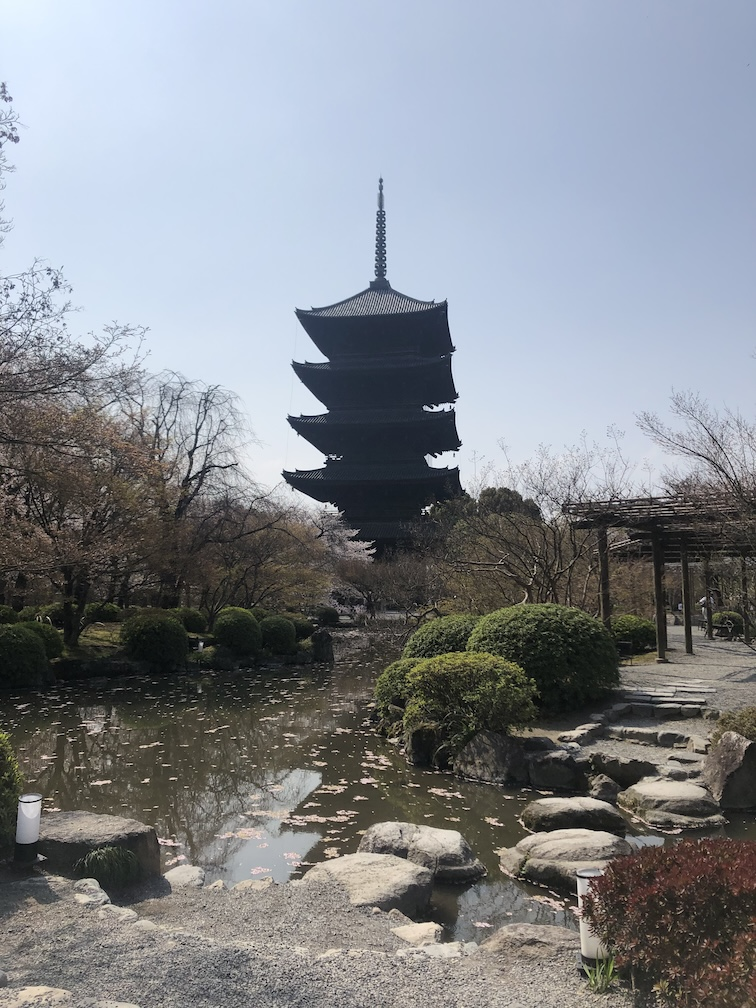
//> input picture src/02/hw/01--temple/assets/temple.jpg, 756 x 1008 px, given in place of scene.mov, which was not available
$ ./main   (built with g++ and OpenCV 4)
//> lines starting //> are read from the running program, lines starting //| are printed output that depends on the picture; after the words box and inside, x2 and y2 are one past the last pixel; in counts of white or black regions, pixels touching at a corner belong together; pictures that were not available may be replaced by others from this repository, and a replacement may not be noted
//> further down, frame is the input picture: 1008 rows x 756 cols, CV_8UC3; mean B, G, R 140.1, 134.8, 131
#include <iostream>
#include <opencv2/opencv.hpp>

#include "../../utils/opencv.hpp"

#define INPUT_FILENAME "assets/scene.mov"
#define OUTPUT_FILENAME "out/reg.mp4"

float fdata_laplacian[] = {
    0, 1,  0, //
    1, -4, 1, //
    0, 1,  0  //
};

cv::Mat process(const cv::Mat &frame)
{
  auto frame_out = cv::Mat();

  const auto ksize = 5;
  const auto size = cv::Size(ksize, ksize);

  // ガウシアン
  cv::GaussianBlur(frame, frame_out, size, 0);
  cv::cvtColor(frame_out, frame_out, cv::COLOR_BGR2GRAY);
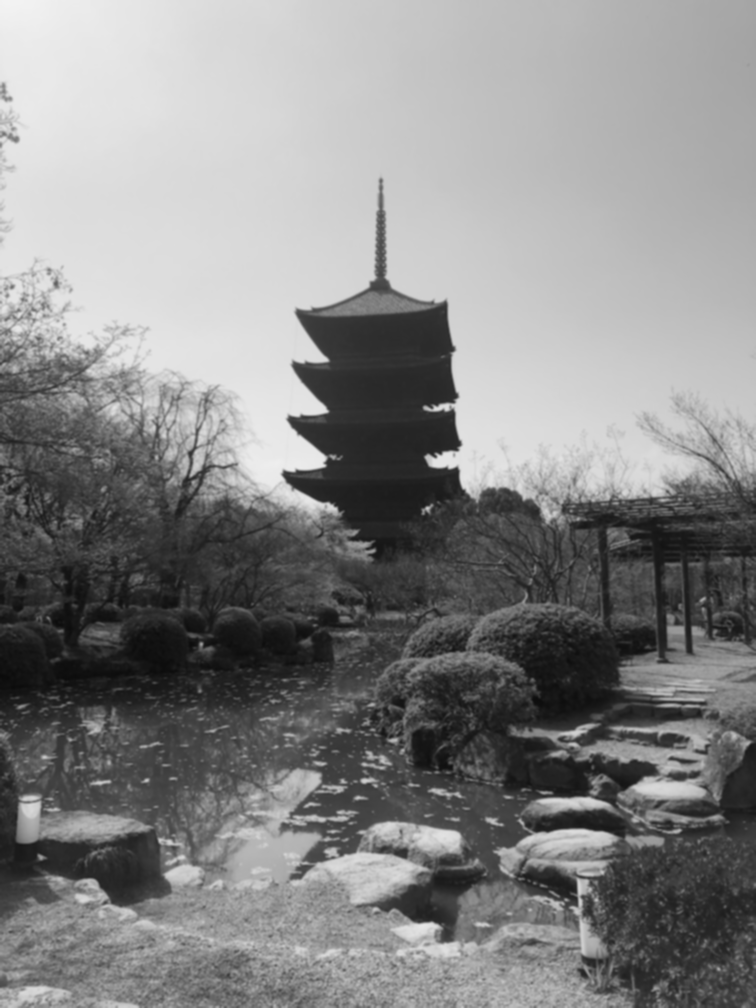
//> frame_out: 1008 rows x 756 cols, CV_8UC1; min 11, max 243, mean 134.3

  // メディアン
  cv::medianBlur(frame, frame_out, ksize);
//> frame_out: 1008 rows x 756 cols, CV_8UC3
  cv::cvtColor(frame_out, frame_out, cv::COLOR_BGR2GRAY);
//> frame_out: 1008 rows x 756 cols, CV_8UC1

  // ラプラシアン
  {
    auto kernel = cv::Mat(size, CV_32F, fdata_laplacian);
    cv::filter2D(frame_out, frame_out, CV_32F, kernel);
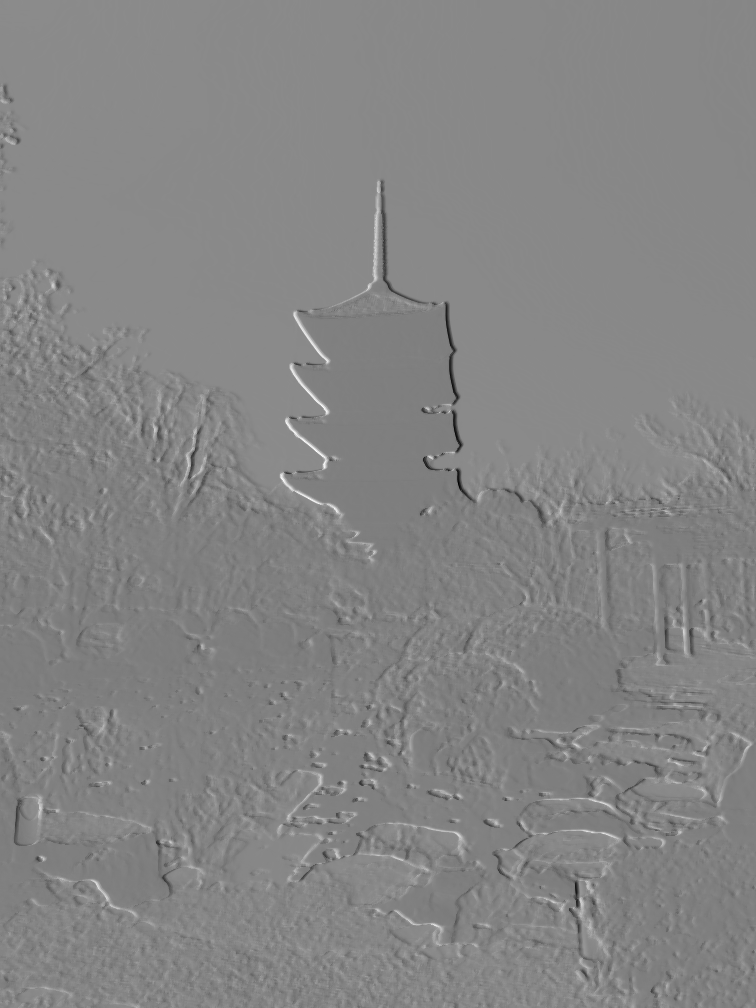
//> frame_out: 1008 rows x 756 cols, CV_32FC1; min -695.3, max 725.2, mean 44.6; drawn with min black and max white
    cv::convertScaleAbs(frame_out, frame_out);
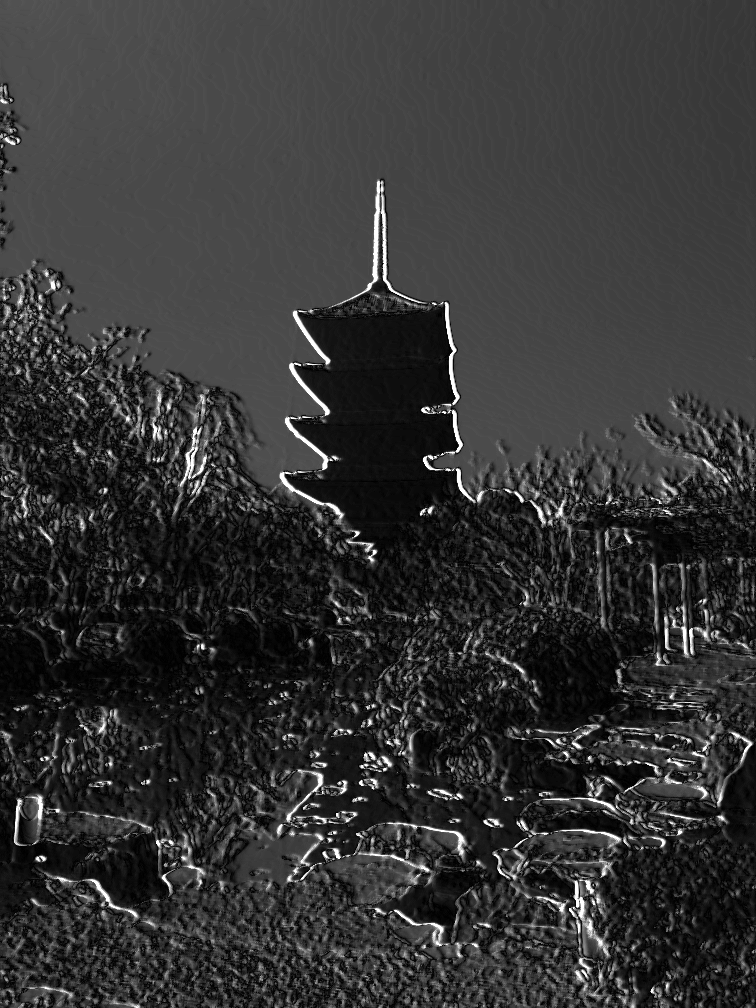
//> frame_out: 1008 rows x 756 cols, CV_8UC1; min 0, max 255, mean 52.6
  }

  // 2 値化
  cv::threshold(frame_out, frame_out, 100, 255, cv::THRESH_BINARY);
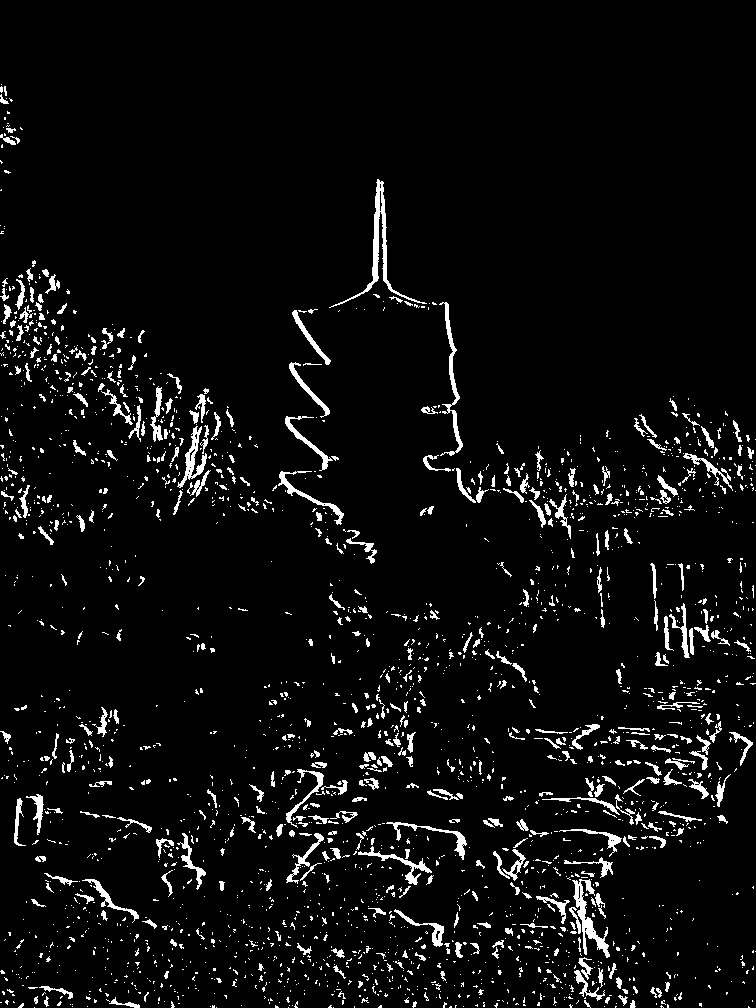
//> frame_out: 1008 rows x 756 cols, CV_8UC1; 5.1% white; 2490 white regions (2072 under 20 px), largest, box (x1, y1, x2, y2) and area: (329, 179, 427, 308) 1135, (572, 879, 610, 958) 831, (439, 302, 463, 456) 700

  cv::cvtColor(frame_out, frame_out, cv::COLOR_GRAY2BGR);
  return frame_out;
}

cv::VideoWriter get_writer(const cv::VideoCapture &capture)
{
  auto frame_width = static_cast<int>(capture.get(cv::CAP_PROP_FRAME_WIDTH));
  auto frame_height = static_cast<int>(capture.get(cv::CAP_PROP_FRAME_HEIGHT));
  auto frame_size = cv::Size(frame_width, frame_height);
  auto frame_fps = capture.get(cv::CAP_PROP_FPS);

  auto fourcc_code = cv::VideoWriter::fourcc('m', 'p', '4', 'v');
  return cv::VideoWriter(OUTPUT_FILENAME, fourcc_code, frame_fps, frame_size);
}

int main(int argc, char *argv[], char *envp[])
{
  auto capture = cv::VideoCapture(INPUT_FILENAME);

  if (!capture.isOpened())
  {
    std::cerr << "Error: Could not open camera." << std::endl;
    return -1;
  }

  auto output_writer = get_writer(capture);
  if (!output_writer.isOpened())
  {
    std::cerr << "Error: Could not open VideoWriter." << std::endl;
    return -1;
  }

  auto frame = cv::Mat();
  while (true)
  {
    capture >> frame;
    if (frame.empty())
    {
      std::cerr << "Error: Empty frame captured." << std::endl;
      break;
    }

    auto frame_out = process(frame);

    output_writer << frame_out;

    mat_util::show("Input", frame);
//> (this line was passed over: mat_util is not available in this run)
    mat_util::show("Output", frame_out);
//> (this line was passed over: mat_util is not available in this run)

    auto key = cv::waitKey(20);
//> the 'q' key is pressed
    if (key == 'q')
    {
      break;
    }
  }

  cv::destroyAllWindows();
  return 0;
}
